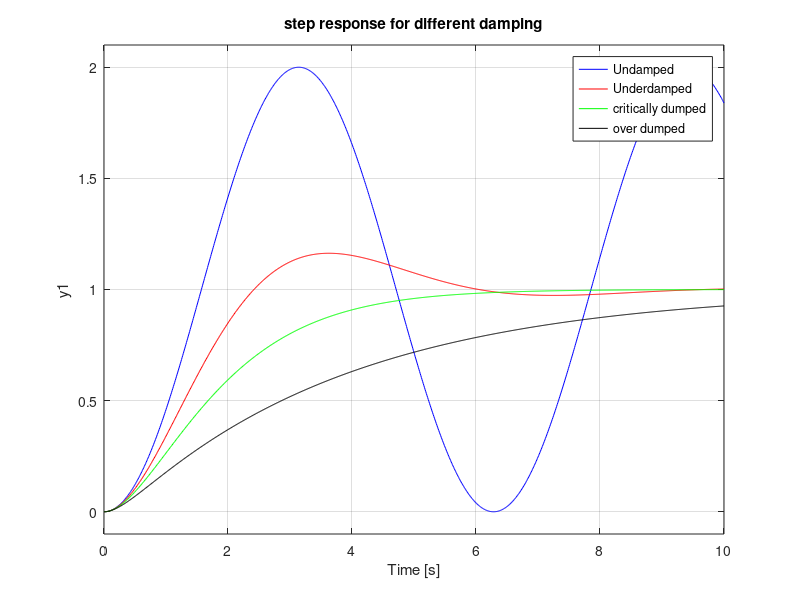

Source code (MATLAB): (Note: this script raises an error after producing the figure.)
%{
G1 = tf(1, [1,1]);
figure;
step(G1, 0:0.01:5);
title('first order system step response');
info1 = stepinfo(G1);
disp('first order system step response info');
disp(info1);

G2 = tf(1, [1 2 2]);
damp_G2 = damp(G2);
figure;
step(G2, 0:0.01:5);
title('second order system step response');
info2 = stepinfo(G2);
disp('second order system step response info');
disp(info2);
disp('Second order system poles');
disp(damp_G2);
%}
G_undamped = tf(1, [1 0 1]);

G_underdamped = tf(1, [1 1 1]);
G_critical = tf(1, [1 2 1]);
G_overdamped = tf(1, [1 4 1]);

figure;
step(G_undamped, 'b', G_underdamped, 'r', G_critical, 'g', G_overdamped, 'k', 0:0.01:10);
legend('Undamped', 'Underdamped', 'critically dumped', 'over dumped');
title('step response for different damping');
info_undamped = stepinfo(G_undamped);
info_underdamped = stepinfo(G_underdamped);
info_critical = stepinfo(G_critical);
info_overdamped = stepinfo(G_overdamped);

poles_undamped = poles(G_undamped);
poles_underdamped = poles(G_underdamped);
poles_critical = pole(G_critical);
poles_overdamped = pole(G_overdamped);
